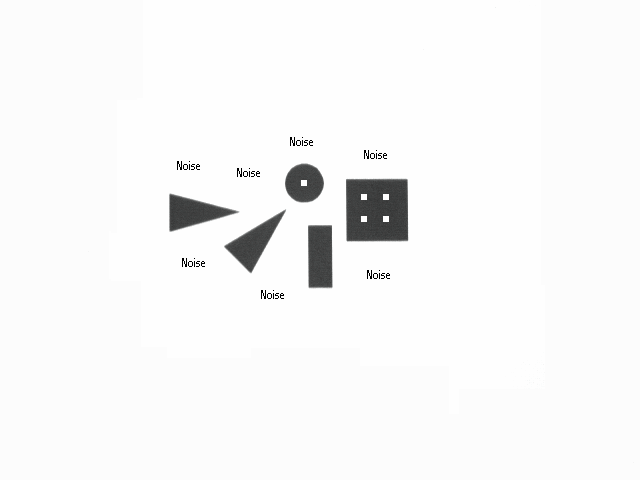
#> input picture Blob003.bmp, 640 x 480 px
$ python 3_3_Filters1.py
#> lines starting #> are read from the running program, lines starting #| are printed output that depends on the picture; after the words box and inside, x2 and y2 are one past the last pixel; in counts of white or black regions, pixels touching at a corner belong together
import cv2
import numpy as np
#from matplotlib import pyplot as plt

#img = cv2.imread('Noisy.png',0)
img = cv2.imread('Blob003.bmp',0)
#> img: shape (480, 640); min 0, max 254, mean 247.1

kernel = np.ones((3,3),np.uint8)

ret,thresh1 = cv2.threshold(img,127,255,cv2.THRESH_BINARY)
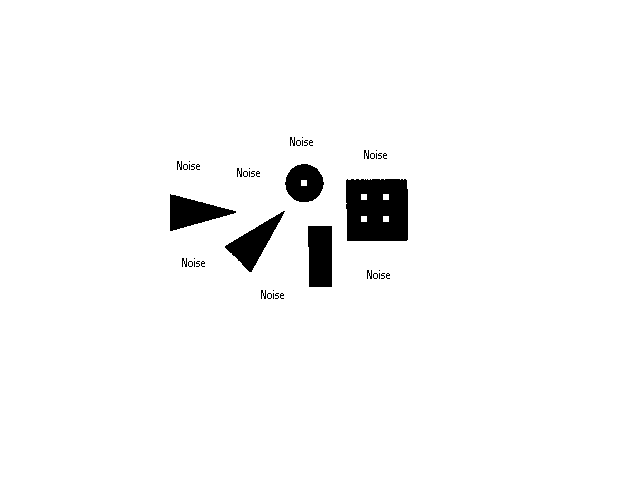
#> thresh1: shape (480, 640); 97% white; 47 black regions (35 under 20 px), largest, box (x1, y1, x2, y2) and area: (346, 179, 408, 241) 3638, (308, 226, 332, 287) 1424, (225, 211, 285, 272) 1307

dilation = cv2.dilate(thresh1,kernel,iterations=1)
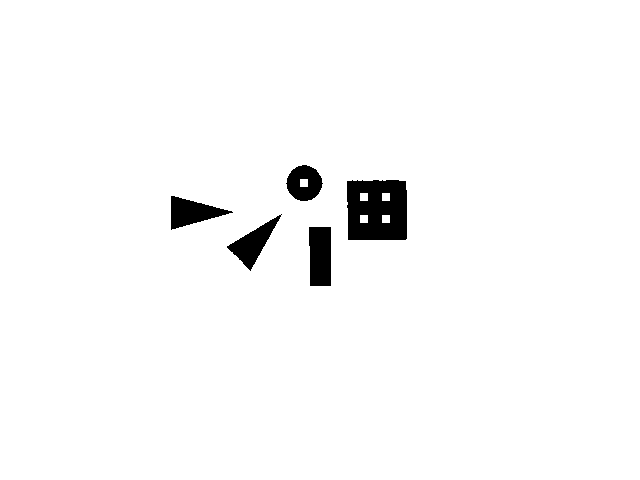
#> dilation: shape (480, 640); 97.5% white; 5 black regions, box (x1, y1, x2, y2) and area: (347, 180, 407, 240) 3262, (309, 227, 331, 286) 1258, (171, 196, 233, 230) 1082, (227, 214, 282, 271) 1071, (286, 165, 323, 201) 923
erosion = cv2.erode(dilation,kernel,iterations=4)
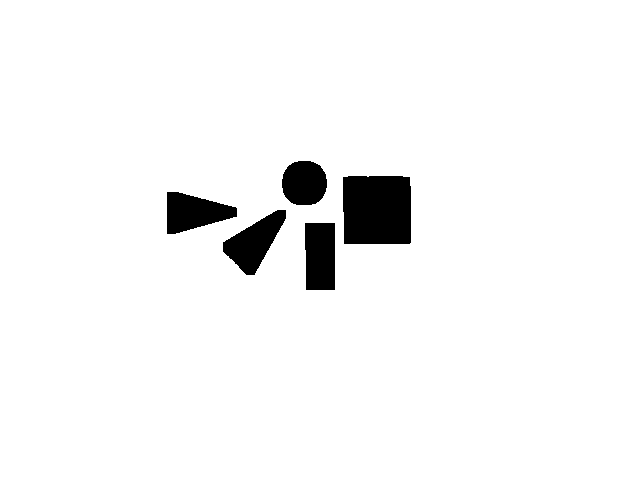
#> erosion: shape (480, 640); 96.1% white; 5 black regions, box (x1, y1, x2, y2) and area: (343, 176, 411, 244) 4567, (223, 210, 286, 275) 2031, (305, 223, 335, 290) 1970, (167, 192, 237, 234) 1914, (282, 161, 327, 205) 1635
#erosion = cv2.dilate(erosion,kernel,iterations=3)

cv2.imshow('Ventana', erosion)
# [10 lines of commented-out code are left out]

cv2.waitKey(0)
cv2.destroyAllWindows()
